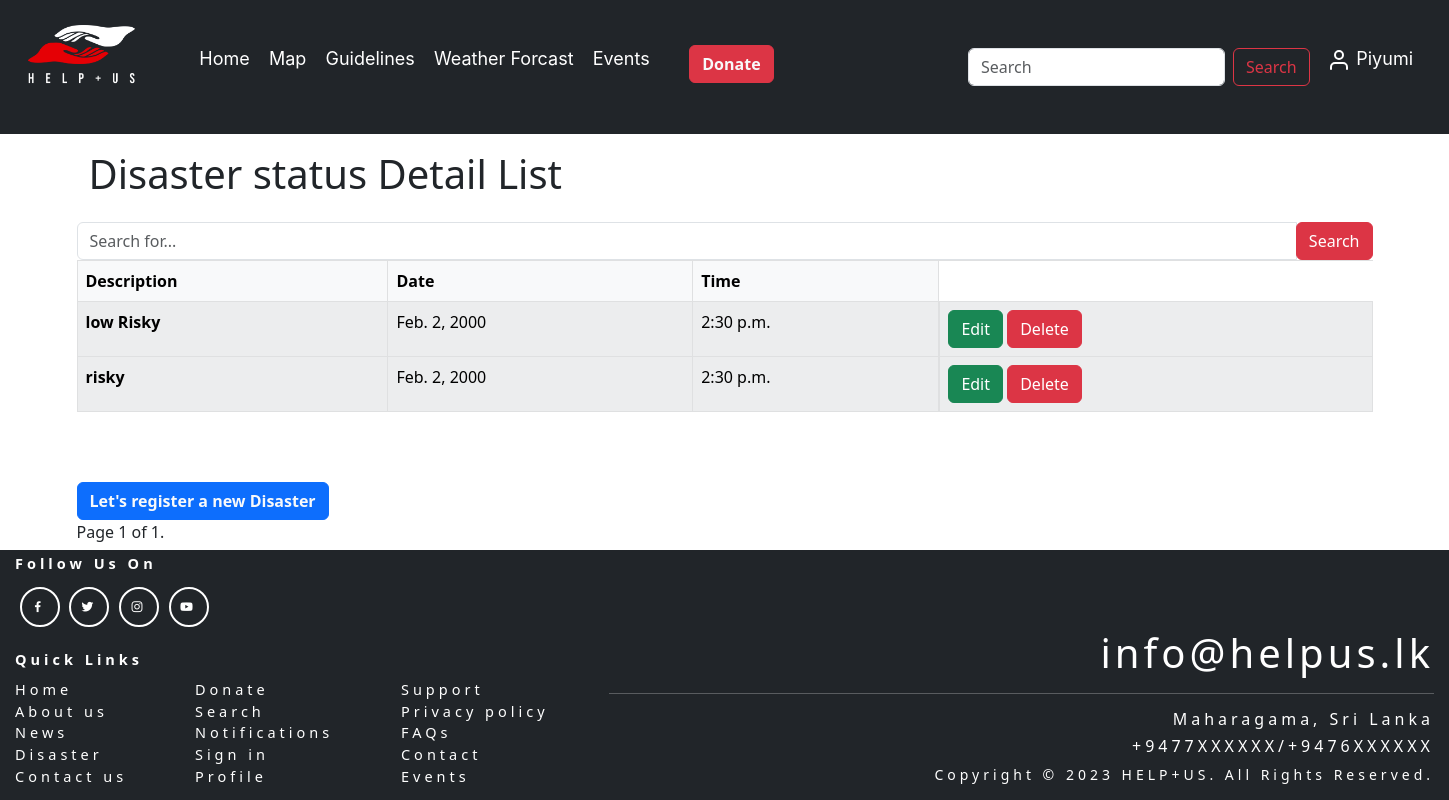
/app/disasterlistview (signed in), run on the app's committed database.
### app/models.py (models this page shows)
class Disaster(models.Model):
    description = models.CharField(max_length=45)
    date = models.DateField()
    time = models.TimeField()

### app/views.py (the view)
# urls.py: path('disasterlistview', login_required(DisasterListView.as_view()), name='disaster_index'),
class DisasterListView(ListView):
    permission_required = 'app.view_disaster'
    template_name_suffix = "_index"
    model = Disaster
    paginate_by = 3

### app/templates/app/disaster_index.html (shortened to what this page needs)
<!DOCTYPE html>
<html>
  {% extends "base.html" %} {% block content %}
  <head>
    <link
      href="https://cdn.jsdelivr.net/npm/bootstrap@5.3.0-alpha3/dist/css/bootstrap.min.css"
      rel="stylesheet"
    />
  </head>
  <body>
    {% load static %}
    <div class="container" style="background-color: rgb(255, 255, 255)">
      <div class="row justify-content-md-center">
        <div class="row">
          <h1 class="mt-3">Disaster status Detail List</h1>
        </div>
      </div>
      <div class="row justify-content-md-center">
        <form method="POST">
          <div class="form-group mt-3">
            <div class="input-group">
              <input
                type="text"
                class="form-control"
                placeholder="Search for..."
              />
              <div class="input-group-append">
                <button type="submit" class="btn btn-danger">
                   Search
                </button>
              </div>
            </div>
          </div>
        </form>
      </div>
      <div>
        <table class="table table-bordered table-striped table-light">
          <thead>
            <tr>
              <th scope="col">Description</th>
              <th scope="col">Date</th>
              <th scope="col">Time</th>
            </tr>
            {% for disaster in object_list %}
          </thead>
          <tbody>
            <tr>
              <td class="fw-semibold">{{disaster.description}}</td>
              <td>{{disaster.date}}</td>
              <td>{{disaster.time}}</td>
              <td class="d-grid gap-2 d-md-block">
                <a
                  class="link-light fw-semibold"
                  href="disasterupdateview/{{disaster.id}}"
                  style="text-decoration: none"
                  ><input class="btn btn-success" type="submit" value="Edit"
                /></a>
                <a
                  class="link-light fw-semibold"
                  href="disasterdeleteview/{{disaster.id}}"
                  style="text-decoration: none"
                  ><input class="btn btn-danger" type="submit" value="Delete"
                /></a>
              </td>
            </tr>
            {% endfor %}
          </tbody>
        </table>
      </div>
      <div style="margin-top: 70px">
        <button class="btn btn-primary">
          <a
            class="link-light fw-semibold"
            href="disastercreateview"
            style="text-decoration: none"
            >Let's register a new Disaster</a
          >
        </button>
      </div>
      <div class="pagination">
        <span class="step-links">
          <span class="current">
            Page {{ page_obj.number }} of {{ page_obj.paginator.num_pages }}.
          </span>
        </span>
      </div>
    </div>
  </body>
  {% endblock %}

### app/templates/base.html (shortened to what this page needs)
{% load static %}
<!DOCTYPE html>
<html lang="en">
<head>
    <link href="https://cdn.jsdelivr.net/npm/bootstrap@5.3.1/dist/css/bootstrap.min.css" rel="stylesheet"
>
    <link rel="stylesheet" href="https://unpkg.com/leaflet@1.9.4/dist/leaflet.css" />
    <link rel="stylesheet" href="https://cdn.jsdelivr.net/npm/leaflet.locatecontrol@0.79.0/dist/L.Control.Locate.min.css" />
    <link rel="stylesheet" href="https://unpkg.com/leaflet-control-geocoder/dist/Control.Geocoder.css" />
    <link href='https://unpkg.com/boxicons@2.0.7/css/boxicons.min.css' rel='stylesheet'>
    <link rel="stylesheet" href="{% static 'css/style.css' %}">
</head>
<body>
    <nav class="navbar navbar-expand-lg sticky-top bg-dark" style="font-size: 18px;">
        <div class="m-3">
            <div class="d-flex">
                <div class="container-fluid" >
                    <a class="navbar-brand" href="{% url 'home' %}">
                        <img src="{% static 'app/images/helpus.png'%}" alt="Logo" width="auto" height="60"
                            class="d-inline-block align-text-top">
                    </a>
                </div>
                <div class="d-flex justify-content-evenly">
                    <div class="m-3" style="word-wrap: break-word; white-space: nowrap;">
                        <ul class="navbar-nav me-auto mb-2 mb-lg-0">
                            <li class="nav-item">
                                <a class="nav-item" style="font-family:inter" aria-current="page" href="{% url 'home' %}">Home</a>
                            </li>
                            <li class="nav-item">
                                <a id="map-link" class="nav-item" style="font-family: inter" aria-current="page" href="{% url 'map' %}">Map</a>
                            </li>
                            <li class="nav-item">
                                <a class="nav-item" href="{% url 'guidelines'%}" style="font-family:inter">Guidelines</a>
                            </li>
                            <li class="nav-item dropdown" style="font-family:inter">
                                <a class="nav-item" href="#" role="button" data-bs-toggle="dropdown"
                                    aria-expanded="false">
                                    Weather Forcast</a>
                            </li>
                            <li class="nav-item dropdown" style="font-family:inter">
                                <a class="nav-item" href="#" role="button" data-bs-toggle="dropdown"
                                    aria-expanded="false">
                                    Events
                                </a>
                            </li>
                            <li class="nav-donate">
                                <button class="btn btn-danger">
                                    <a class="link-light fw-semibold" href="../donate" style="text-decoration: none;">Donate</a>
                                </button>
                            </li>
                            <div class="m-2" style="width: 33rem; padding-left: 80px;">
                                <span class="d-flex justify-content-end">
                                    <form class="d-flex " role="search">
                                        <input class="form-control me-2" type="search" placeholder="Search" aria-label="Search">
                                        <button class="btn btn-outline-danger" type="submit">Search</button>
                                    </form>
                                </span>
                            </div>
                            <li class="nav-item dropdown" style="font-family:inter">
                                <a class="nav-item" href="#" role="button" data-bs-toggle="dropdown"
                                    aria-expanded="false">
                                    <svg xmlns="http://www.w3.org/2000/svg" width="24" height="24" viewBox="0 0 24 24" fill="none" stroke="currentColor" stroke-width="2" stroke-linecap="round" stroke-linejoin="round" class="feather feather-user">
                                        <path d="M20 21v-2a4 4 0 0 0-4-4H8a4 4 0 0 0-4 4v2"></path>
                                        <circle cx="12" cy="7" r="4"></circle>
                                    </svg>
                                    {{user.username}}</a>
                            </li>
                        </ul>
                    </div>
                </div>
            </div>
        </div>
    </nav>
    {% block content%}
    {% endblock%}
    <footer style="font-size: 14.5px;">
        <section style="text-align: left; margin-left:12px; width: max-content; float:left;">
            <div>
                <div><b>Follow Us On</b></div>
                <div class = "social-links">
                    <a href = "#"><i class='bx bxl-facebook'></i></a>
                    <a href = "#"><i class='bx bxl-twitter'></i></a>
                    <a href = "#"><i class='bx bxl-instagram'></i></a>
                    <a href = "#"><i class='bx bxl-youtube'></i></a>
                </div>
            </div>
            <div>
                <span><b>Quick Links</b></span>
            </div>
            <div style="width: fit-content; float: left; margin-top: 8px;">
                <div style="display: inline-block; margin-right: 60px; text-align: justify;">
                    <a href="#" style="color: white; text-decoration: none;">Home</a><br>
                    <a href="#" style="color: white; text-decoration: none;">About us</a><br>
                    <a href="#" style="color: white; text-decoration: none;">News</a><br>
                    <a href="#" style="color: white; text-decoration: none;">Disaster</a><br>
                    <a href="#" style="color: white; text-decoration: none;">Contact us</a>
                </div>
                <div style="display: inline-block; margin-right: 60px; text-align: justify;">
                    <a href="#" style="color: white; text-decoration: none;">Donate</a><br>
                    <a href="#" style="color: white; text-decoration: none;">Search</a><br>
                    <a href="#" style="color: white; text-decoration: none;">Notifications</a><br>
                    <a href="#" style="color: white; text-decoration: none;">Sign in</a><br>
                    <a href="#" style="color: white; text-decoration: none;">Profile</a>
                </div>
                <div style="display: inline-block; margin-right: 60px; text-align: justify;">
                    <a href="#" style="color: white; text-decoration: none;">Support</a><br>
                    <a href="#" style="color: white; text-decoration: none;">Privacy policy</a><br>
                    <a href="#" style="color: white; text-decoration: none;">FAQs</a><br>
                    <a href="#" style="color: white; text-decoration: none;">Contact</a><br>
                    <a href="#" style="color: white; text-decoration: none;">Events</a>
                </div>
             </div>
            </section>
            <section style="text-align: right; margin-right: 12px; margin-top: 76px;">
                <h1>info@helpus.lk</h1>
                <hr>
                <h6>Maharagama, Sri Lanka</h6>
                <h6>+9477XXXXXX/+9476XXXXXX</h6>
                <span style="font-size: 14px;">Copyright © 2023 HELP+US. All Rights Reserved.</span>
            </section>
    </footer>
</body>
</html>

### app/static/css/style.css (style rules this page uses)
.nav-item { flex: 1; text-align: center; padding: 0.3rem; cursor: pointer; transition: background-color 0.5s ease, color 0.5s ease; text-decoration: none; color:white ; margin-bottom: -10px; }
.nav-donate { padding-left: 30px; padding-top: 5px; }
footer { background: var(--exDark); color: #fff; text-align: center; padding: 2rem 0; }
.social-links { display: flex; justify-content: center; margin-bottom: 1.4rem; }
.social-links a { border: 2px solid #fff; color: #fff; display: block; width: 40px; height: 40px; display: flex; justify-content: center; align-items: center; border-radius: 50%; text-decoration: none; margin: 0 0.3rem; transition: all 0.5s ease; }

### app/templates/base.html (style rules this page uses)
body { display: flex; flex-direction: column; min-height: 100vh; margin: 0; }
footer { padding: 3px; background-color:#212529; color: white; height:250px; letter-spacing: 4px; margin-top: auto; }
.social-links { margin-top: 12px; display: flex; justify-content: left; margin-bottom: 1.4rem; }
.social-links a { border: 2px solid #fff; color: #fff; display: block; width: 40px; height: 40px; display: flex; justify-content: center; align-items: center; border-radius: 50%; text-decoration: none; margin: 0 0.3rem; transition: all 0.5s ease; }

### data on the page
Disaster: description "low Risky", date "Feb. 2, 2000", time "2:30 p.m."
Disaster: description "risky", date "Feb. 2, 2000", time "2:30 p.m."

### other printed values
{{ user.username }} "Piyumi"
{{ page_obj.number }} "1"
{{ page_obj.paginator.num_pages }} "1"
